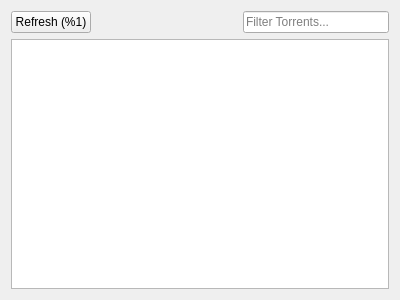
<?xml version="1.0" encoding="UTF-8"?>
<ui version="4.0">
 <class>Torrents</class>
 <widget class="QWidget" name="Torrents">
  <property name="geometry">
   <rect>
    <x>0</x>
    <y>0</y>
    <width>400</width>
    <height>300</height>
   </rect>
  </property>
  <layout class="QVBoxLayout" name="verticalLayout">
   <item>
    <layout class="QHBoxLayout" name="horizontalLayout">
     <item>
      <widget class="QPushButton" name="refreshButton">
       <property name="text">
        <string>Refresh (%1)</string>
       </property>
      </widget>
     </item>
     <item>
      <spacer name="horizontalSpacer">
       <property name="orientation">
        <enum>Qt::Horizontal</enum>
       </property>
       <property name="sizeHint" stdset="0">
        <size>
         <width>40</width>
         <height>20</height>
        </size>
       </property>
      </spacer>
     </item>
     <item>
      <widget class="QLineEdit" name="torrentFilter">
       <property name="placeholderText">
        <string>Filter Torrents...</string>
       </property>
      </widget>
     </item>
    </layout>
   </item>
   <item>
    <widget class="QTableView" name="torrentTable">
     <property name="contextMenuPolicy">
      <enum>Qt::CustomContextMenu</enum>
     </property>
    </widget>
   </item>
  </layout>
 </widget>
 <resources/>
 <connections/>
</ui>
